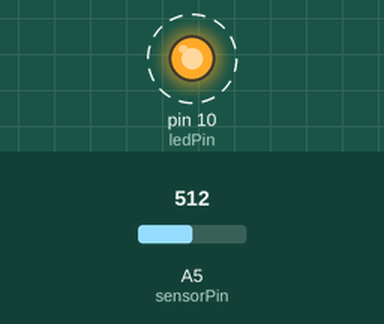
The sketch below on a simulated Arduino Uno, built with avr-gcc and run on an emulated ATmega328P. Parts: output pins drawn as LEDs (lit = HIGH). Dashed ring = blinking. Inputs (shaded band) come from the test bench; at power-on: A5 (sensorPin) = 512. What the sketch prints to the serial monitor is not drawn.

Above: at 0.05 s.
Timing chart, 0 to 3.0 s (numbered marks = the images above):
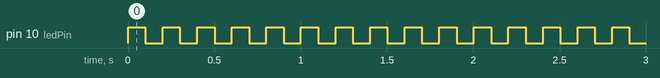

Measured:
- by itself, pin 10 (ledPin): alternates HIGH for 0.10 s and LOW for 0.10 s

The sketch:

neudacnie_.ino
```cpp
int sensorPin = A5;    // подключаем датчик к 5 аналоговому входу
int ledPin =10;       // светодиод
int sensorValue= 0;   // данные с датчика

void setup () {
pinMode (ledPin, OUTPUT);
Serial.begin (9600);
}

void loop () {
sensorValue = analogRead (sensorPin);
digitalWrite (ledPin, HIGH);
delay (100);
digitalWrite (ledPin, LOW);
delay (100);
Serial.println (sensorValue, DEC);//выводим данные с датчика
}
```
